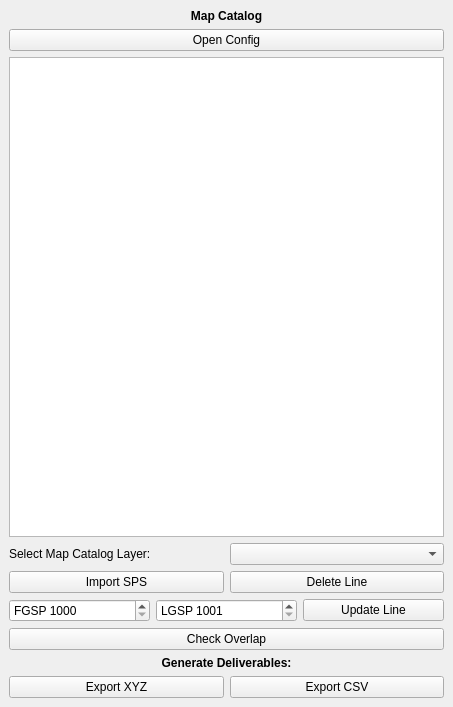
<?xml version="1.0" encoding="UTF-8"?>
<ui version="4.0">
 <class>ImportSPSDockWidgetBase</class>
 <widget class="QDockWidget" name="ImportSPSDockWidgetBase">
  <property name="geometry">
   <rect>
    <x>0</x>
    <y>0</y>
    <width>453</width>
    <height>707</height>
   </rect>
  </property>
  <property name="windowTitle">
   <string>Modify Map Catalog</string>
  </property>
  <widget class="QWidget" name="dockWidgetContents">
   <layout class="QVBoxLayout" name="verticalLayout_2">
    <item>
     <layout class="QVBoxLayout" name="verticalLayout">
      <item>
       <widget class="QLabel" name="label">
        <property name="font">
         <font>
          <weight>75</weight>
          <bold>true</bold>
         </font>
        </property>
        <property name="text">
         <string>Map Catalog</string>
        </property>
        <property name="alignment">
         <set>Qt::AlignCenter</set>
        </property>
       </widget>
      </item>
      <item>
       <widget class="QPushButton" name="openConfigpushButton">
        <property name="text">
         <string>Open Config</string>
        </property>
       </widget>
      </item>
      <item>
       <widget class="QListWidget" name="listWidget"/>
      </item>
     </layout>
    </item>
    <item>
     <layout class="QHBoxLayout" name="horizontalLayout_2">
      <item>
       <widget class="QLabel" name="label_2">
        <property name="text">
         <string>Select Map Catalog Layer:</string>
        </property>
       </widget>
      </item>
      <item>
       <widget class="QComboBox" name="selectMapCatalogcomboBox"/>
      </item>
     </layout>
    </item>
    <item>
     <layout class="QHBoxLayout" name="horizontalLayout">
      <item>
       <widget class="QPushButton" name="ImportLinepushButton">
        <property name="text">
         <string>Import SPS</string>
        </property>
       </widget>
      </item>
      <item>
       <widget class="QPushButton" name="DeleteLinepushButton">
        <property name="text">
         <string>Delete Line</string>
        </property>
       </widget>
      </item>
     </layout>
    </item>
    <item>
     <layout class="QHBoxLayout" name="horizontalLayout_3">
      <item>
       <widget class="QSpinBox" name="fgspspinBox">
        <property name="prefix">
         <string>FGSP </string>
        </property>
        <property name="minimum">
         <number>1000</number>
        </property>
        <property name="maximum">
         <number>9999</number>
        </property>
       </widget>
      </item>
      <item>
       <widget class="QSpinBox" name="lgspspinbox">
        <property name="prefix">
         <string>LGSP </string>
        </property>
        <property name="minimum">
         <number>1001</number>
        </property>
        <property name="maximum">
         <number>9999</number>
        </property>
       </widget>
      </item>
      <item>
       <widget class="QPushButton" name="UpdateLinePushButton">
        <property name="text">
         <string>Update Line</string>
        </property>
       </widget>
      </item>
     </layout>
    </item>
    <item>
     <widget class="QPushButton" name="checkOverlappushButton">
      <property name="text">
       <string>Check Overlap</string>
      </property>
     </widget>
    </item>
    <item>
     <widget class="QLabel" name="label_3">
      <property name="font">
       <font>
        <weight>75</weight>
        <bold>true</bold>
       </font>
      </property>
      <property name="text">
       <string>Generate Deliverables:</string>
      </property>
      <property name="alignment">
       <set>Qt::AlignCenter</set>
      </property>
     </widget>
    </item>
    <item>
     <layout class="QHBoxLayout" name="horizontalLayout_4">
      <item>
       <widget class="QPushButton" name="xyzpushButton">
        <property name="text">
         <string>Export XYZ</string>
        </property>
       </widget>
      </item>
      <item>
       <widget class="QPushButton" name="csvpushButton">
        <property name="text">
         <string>Export CSV</string>
        </property>
       </widget>
      </item>
     </layout>
    </item>
   </layout>
  </widget>
 </widget>
 <resources/>
 <connections/>
</ui>
